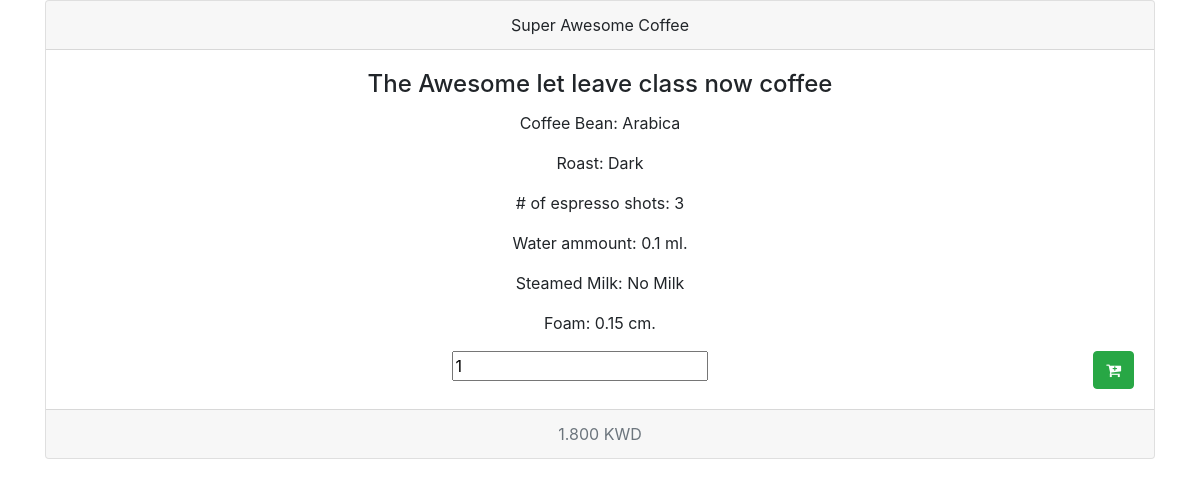
Screenshot of /coffee_detail/4/ (signed in) with the database file from the repository.
### coffee/models.py (models this page shows, shortened)
class Coffee(models.Model):
	creator = models.ForeignKey(User, on_delete=models.PROTECT)
	name = models.CharField(max_length=255)
	espresso_shots = models.PositiveIntegerField(default=1)
	bean = models.ForeignKey(Bean, on_delete=models.PROTECT)
	roast = models.ForeignKey(Roast, on_delete=models.PROTECT)
	powders = models.ManyToManyField(Powder, blank=True)
	syrups = models.ManyToManyField(Syrup, blank=True)
	water = models.FloatField(default=0.100)
	steamed_milk = models.BooleanField(default=False)
	foam = models.FloatField(default=0.150)
	extra_instructions = models.TextField(null=True, blank=True)
	price = models.DecimalField(max_digits=20, decimal_places=3, null=True)

class Bean(models.Model):
	name = models.CharField(max_length=120)
	price = models.DecimalField(max_digits=20, decimal_places=3)
	def __str__(self):
		return self.name

class Roast(models.Model):
	name = models.CharField(max_length=120)
	price = models.DecimalField(max_digits=20, decimal_places=3)
	def __str__(self):
		return self.name

### coffee/views.py (the view)
# urls.py: path('coffee_detail/<int:pk>/', views.coffee_detail, name='coffee_detail'),
def coffee_detail(request, pk):
	if request.user.is_anonymous:
		return redirect("coffee:login")
	coffee = Coffee.objects.get(pk=pk)
	if not (request.user.is_staff or request.user==coffee.creator):
		return redirect('/you/shall/not/pass/')
	return render(request, 'coffee_detail.html', {"coffee":coffee})

### coffee/templates/coffee_detail.html (shortened to what this page needs)
{% extends "base.html" %}
{% block content %}
<div class="card text-center">
  <div class="card-header">
    Super Awesome Coffee
  </div>
  <div class="card-body">
    <h4 class="card-title">{{coffee.name}}</h4>
    <p>Coffee Bean: {{coffee.bean}}</p>
    <p>Roast: {{coffee.roast}}</p>
    <p># of espresso shots: {{coffee.espresso_shots}}</p>
    <p>Water ammount: {{coffee.water}} ml.</p>
    <p>Steamed Milk: {% if coffee.steamed_milk %}Added {% else %}No Milk {% endif %}</p>
    <p>Foam: {{coffee.foam}} cm.</p>
    <form action="{% url 'cart:add' %}" method="GET">
        <input type="number" name="qty" value="1">
        <button type = "submit" class="btn btn-success float-right">
          <i class="fa fa-cart-plus" aria-hidden="true"></i>
      </button>
    </form>
  </div>
  <div class="card-footer text-muted">
    {{coffee.price}} KWD
  </div>
</div>
{% endblock content %}

### rows the page displays
Coffee: name "The Awesome let leave class now coffee", bean "Arabica", roast "Dark", espresso_shots "3", water "0.1", foam "0.15", price "1.800"
